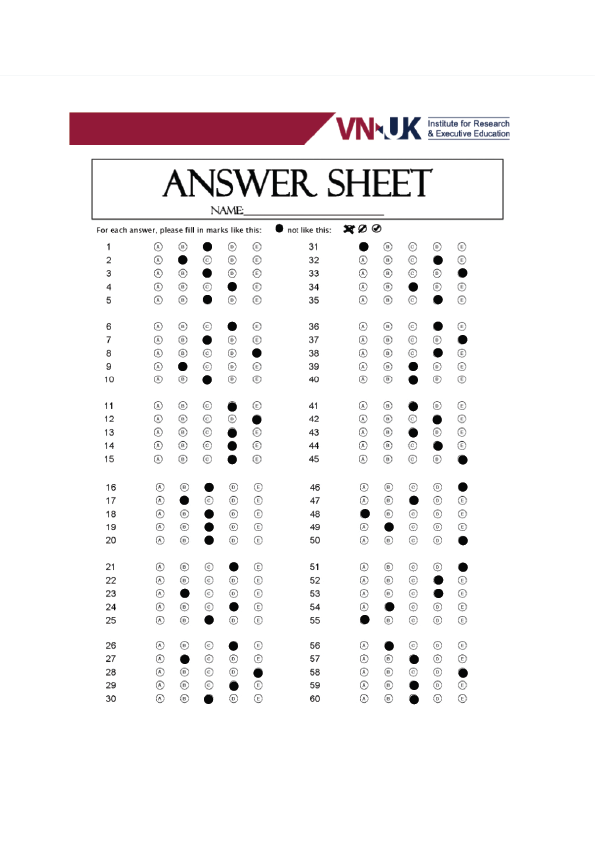
#> input picture DATA/20012311_Test10_3A.png, 596 x 842 px, found by its file name; its folder holds only this picture in this run
$ python CODE.py
#> lines starting #> are read from the running program, lines starting #| are printed output that depends on the picture; after the words box and inside, x2 and y2 are one past the last pixel; in counts of white or black regions, pixels touching at a corner belong together
import cv2
import pandas as pd
import glob
import numpy as np
import os.path
##################################
chars = ['A', 'B', 'C', 'D', 'E']
answer_per_question = 5
questions_per_part = 5
total_parts = 12
ques_each_side = 30
total_question = 60
width = 596
height = 842
#################################
# Import data
img_list = list()
student_data_list = list()
images = [os.path.basename(x) for x in glob.glob("-VNUK-Challenge_2_HAO_UY/DATA/*.png")]

for name in images:
  img = cv2.imread('-VNUK-Challenge_2_HAO_UY/DATA/'+ name)
#> img is the input picture: shape (842, 596, 3); mean B, G, R 244.8, 244.1, 246.2
  img = cv2.resize(img, (width, height))
  img_list.append(img)

  name = name.replace('.png', '').split('_')
  student = [name[0], name[1], name[2]]
  student_data_list.append(name)

################################

def show_images(titles, images, wait=True):
    for (title, image) in zip(titles, images):
        cv2.imshow(title, image)
    if wait:
        cv2.waitKey(0)
        cv2.destroyAllWindows()

def threshold_img(img):
  gray = cv2.cvtColor(img, cv2.COLOR_BGR2GRAY)
  _, thresh = cv2.threshold(gray, 250, 255, cv2.THRESH_BINARY_INV)
  return thresh

def crop_per_part(img,part):
  split = [0,161,241,321,401,478,558]
  if 0 < part < 7:
    img_crop = img[(split[part]):(split[part]+70),150:275]
    return img_crop
  elif 6 < part < 13:
    img_crop = img[(split[part-6]):(split[part-6]+70),350:475]
    return img_crop
  else:
    return img

def split_image(image):
    rows = np.vsplit(image,questions_per_part)
    boxes = []
    for row in rows:
        cols = np.hsplit(row, answer_per_question)
        for box in cols:
            boxes.append(box)
    return boxes

def check_answer(boxes):
  myPixelVal = np.zeros((questions_per_part, answer_per_question))
  countC = 0
  countR = 0
  for image in boxes:
    totalPixels = cv2.countNonZero(image)
    myPixelVal[countR][countC] = totalPixels
    countC += 1
    if (countC == answer_per_question):
      countR +=1
      countC = 0
  return myPixelVal

def find_index(myPixelVal):
  index = list()
  for x in range (0,questions_per_part):
    arr = myPixelVal[x]
    index_value = np.where(arr == np.amax(arr))
    index.append(index_value[0][0])
  return index

def grading(index,answer):
  grading = []
  for x in range (0,questions_per_part):
    if answer[x] == index[x]:
      grading.append(1)
    else:
      grading.append(0)
  return grading

def score_show(grading):
  score = (sum(grading)/total_question)*10
  score = "%.2f" % score
  return score

def get_answer(i):
  answer = cv2.imread('-VNUK-Challenge_2_HAO_UY/ANSWER/3A.png')
  answer_key = []
  x = 1
  while x < 13:
    image = crop_per_part(answer,x)
    thres = threshold_img(image)
    boxes = split_image (thres)
    pixel_value = check_answer(boxes)
    index = find_index(pixel_value)
    answer_key.append(index)
    x += 1
  return answer_key[i]

def test_graded(img_index):
  int(img_index)
  graded = []
  x = 1
  while x < 13:
    #Total_part
    answer_index = []
    image = crop_per_part(img_list[img_index],x)
    thres = threshold_img(image)
    boxes = split_image (thres)
    pixel_value = check_answer(boxes)
    index = find_index(pixel_value)
    answer_index.append(index)
    answer_key = get_answer(x-1)
    grade = grading(answer_index[0],answer_key)
    graded.append(grade)
    x +=1
  graded = np.concatenate(graded)
  score = score_show(graded)
  return score

def process_chars(index):
  char = []
  for x in range (0,questions_per_part):
    for y in range (0,questions_per_part):
      if index[x] == y:
        index[x] = chars[y]
  return index

########################################################################
# Ex2: Create CSV file:
df_info = pd.DataFrame(student_data_list, columns=['Student ID','Name','Test Code'])
df_info.to_csv('student_INFO.csv')
########################################################################
#Ex3: Generating the first 5 answers of one student:
def first_five():
  char = []
  answer_index = []
  thres = threshold_img(crop_per_part(img_list[0],1))
#> in threshold_img, `_, thresh = cv2.threshold(gray, 250, 255, cv2.THRESH_BINARY_INV)`:
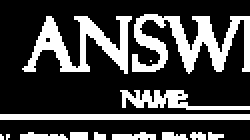
#> thresh: shape (70, 125) (shown 2 times larger); 27.7% white; 14 white regions (3 under 20 px), largest, box (x1, y1, x2, y2) and area: (66, 7, 125, 37) 822, (11, 8, 66, 37) 649, (0, 57, 125, 60) 375
  boxes = split_image (thres)
#> in split_image, `rows = np.vsplit(image,questions_per_part)`: rows = 5 items
#> the loop in split_image, `for row in rows:` made 5 passes
#> after the loop in split_image, `for row in rows:`: boxes = 25 items
  pixel_value = check_answer(boxes)
  index = find_index(pixel_value)
  answer_index.append(index)
  char.append(process_chars(answer_index[0]))
  # [5 lines of commented-out code are left out]
  print('The first 5 answers of the first student:')
  print(str(char))
first_five()
#> the loop in check_answer, `for image in boxes:` made 25 passes
#> totalPixels on passes 1 to 12: 16, 61, 65, 84, 81, 75, 167, 179, 177, 191, 37, 89
#> after the loop in check_answer, `for image in boxes:`: countC = 0; countR = 5; myPixelVal = [[16, 61, 65, 84, 81], [75, 167, 179, 177, 191], [37, 89, 94, 83, 73], [0, 0, 90, 144, 50], [132, 145, 141, 141, 108]]
#> in first_five, `pixel_value = check_answer(boxes)`: pixel_value has the same summary as myPixelVal in check_answer
#> the loop in find_index, `for x in range (0,questions_per_part):` made 5 passes
#> (arr, index_value) on passes 1 to 5: ([16, 61, 65, 84, 81], ([3],)), ([75, 167, 179, 177, 191], ([4],)), ([37, 89, 94, 83, 73], ([2],)), ([0, 0, 90, 144, 50], ([3],)), ([132, 145, 141, 141, 108], ([1],))
#> after the loop in find_index, `for x in range (0,questions_per_part):`: index = [3, 4, 2, 3, 1]
#> after the loop in process_chars, `for x in range (0,questions_per_part):`: index = ['D', 'E', 'C', 'D', 'B']
#| [['D', 'E', 'C', 'D', 'B']]
########################################################################
# Ex4: Generating all answers of one student:
def all_answer():
  char =[]
  x = 1
  while x < 13:
    answer_index = []
    thres = threshold_img(crop_per_part(img_list[0],x))
    boxes = split_image (thres)
    pixel_value = check_answer(boxes)
    index = find_index(pixel_value)
    answer_index.append(index)
    char.append(process_chars(answer_index[0]))
    x +=1

  print('All answers of the first student:')
  print(str(char))
all_answer()
#> the loop in all_answer, `while x < 13:` made 12 passes
#> index on passes 1 to 12: [3, 4, 2, 3, 1], [2, 1, 2, 3, 2], [3, 2, 4, 1, 2], [3, 4, 3, 3, 3], [2, 1, 2, 2, 2], [3, 1, 1, 3, 2], [1, 0, 1, 0, 0], [0, 3, 4, 2, 3], [3, 4, 3, 2, 2], [2, 3, 2, 3, 4], [4, 2, 0, 1, 4], [4, 3, 3, 1, 0]
#> after the loop in all_answer, `while x < 13:`:
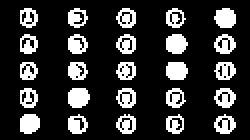
#> thres: shape (70, 125) (shown 2 times larger); 19.5% white; 25 white regions, largest, box (x1, y1, x2, y2) and area: (34, 44, 45, 54) 92, (107, 4, 118, 14) 88, (83, 17, 94, 27) 88
#> after the loop in all_answer, `while x < 13:`: char = 12 items, first 6: ['D', 'E', 'C', 'D', 'B'], ['C', 'B', 'C', 'D', 'C'], ['D', 'C', 'E', 'B', 'C'], ['D', 'E', 'D', 'D', 'D'], ['C', 'B', 'C', 'C', 'C'], ['D', 'B', 'B', 'D', 'C']; x = 13
#> (printed output is left out)

########################################################################
#Ex5: Generating grading.csv
def correct_questions():
  all_score = list()
  for i in range (0,len(img_list)):
    all_score.append(test_graded(i))
#> in test_graded, `boxes = split_image (thres)`: boxes = 25 items
#> in test_graded, `pixel_value = check_answer(boxes)`: pixel_value has the same summary as myPixelVal in check_answer
#> in test_graded, `index = find_index(pixel_value)`: index = [3, 4, 2, 3, 1]
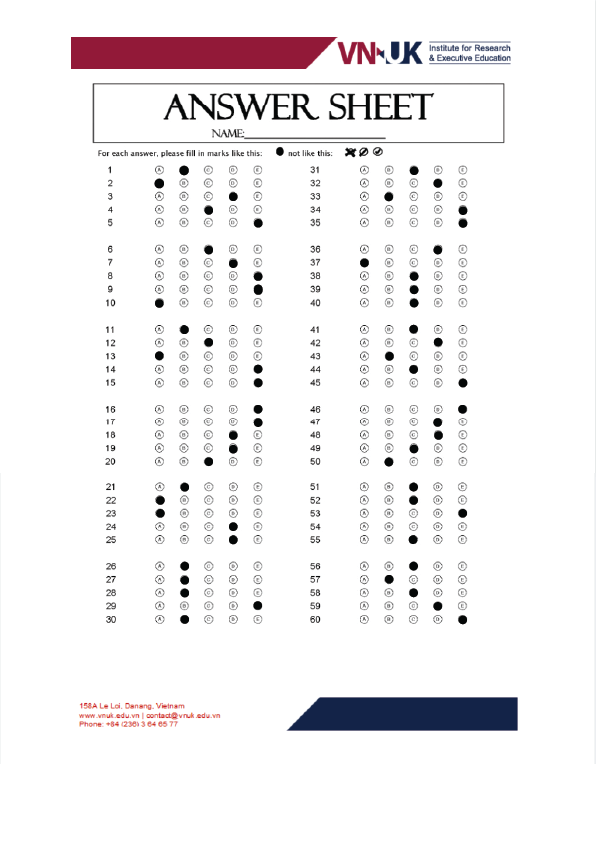
#> input picture ANSWER/3A.png, 596 x 842 px, found by its file name
#> in get_answer, answer is the input picture: shape (842, 596, 3); mean B, G, R 242.1, 241, 243
#> the loop in get_answer, `while x < 13:` made 12 passes
#> index on passes 1 to 12: [1, 0, 3, 2, 4], [2, 3, 4, 4, 0], [1, 2, 0, 4, 4], [4, 4, 3, 3, 2], [1, 0, 0, 3, 3], [1, 1, 1, 4, 1], [2, 3, 1, 4, 4], [3, 0, 2, 2, 2], [2, 3, 1, 2, 4], [4, 3, 3, 2, 1], [2, 2, 4, 1, 2], [2, 1, 2, 3, 4]
#> after the loop in get_answer, `while x < 13:`:
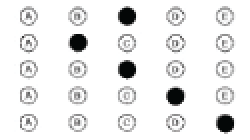
#> image: shape (70, 125, 3) (shown 2 times larger); mean B, G, R 236.7, 236.7, 236.6
#> after the loop in get_answer, `while x < 13:`:
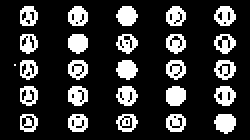
#> thres: shape (70, 125) (shown 2 times larger); 19.7% white; 26 white regions (1 under 20 px), largest, box (x1, y1, x2, y2) and area: (107, 57, 118, 67) 84, (83, 43, 93, 53) 83, (58, 3, 69, 13) 82
#> after the loop in get_answer, `while x < 13:`: answer_key = [[1, 0, 3, 2, 4], [2, 3, 4, 4, 0], [1, 2, 0, 4, 4], [4, 4, 3, 3, 2], [1, 0, 0, 3, 3], [1, 1, 1, 4, 1], [2, 3, 1, 4, 4], [3, 0, 2, 2, 2], [2, 3, 1, 2, 4], [4, 3, 3, 2, 1], [2, 2, 4, 1, 2], [2, 1, 2, 3, 4]]; x = 13
#> in test_graded, `answer_key = get_answer(x-1)`: answer_key = [1, 0, 3, 2, 4]
#> after the loop in grading, `for x in range (0,questions_per_part):`: grading = [0, 0, 0, 0, 0]
  return all_score

def grading_csv():
  correct = correct_questions()
  df_Score = pd.DataFrame({'Score':correct})
  df_ID = pd.DataFrame({'Student ID':df_info['Student ID']})
  frame = [df_ID,df_Score]
  grading = pd.concat(frame,axis=1)
  grading.to_csv('grading.csv')
grading_csv()
########################################################################
#Ex6: Summary which 3 questions are the most
def all_answer(img_index):
  x = 1
  answer_index = []
  int(img_index)
  while x < 13:
    image = crop_per_part(img_list[img_index],x)
    thres = threshold_img(image)
    boxes = split_image (thres)
    pixel_value = check_answer(boxes)
    index = find_index(pixel_value)
    answer_index.append(index)
    x +=1
  answer_index = np.concatenate(answer_index)
  return answer_index

def get_answer_all():
  answer = cv2.imread('-VNUK-Challenge_2_HAO_UY/ANSWER/3A.png')
  answer_key = []
  x = 1
  while x < 13:
    image = crop_per_part(answer,x)
    thres = threshold_img(image)
    boxes = split_image (thres)
    pixel_value = check_answer(boxes)
    index = find_index(pixel_value)
    answer_key.append(index)
    x += 1
  answer_key = np.concatenate(answer_key)
  return answer_key

answer_key = get_answer_all()
#> the loop in get_answer_all, `while x < 13:` made 12 passes
#> after the loop in get_answer_all, `while x < 13:`: answer_key = [[1, 0, 3, 2, 4], [2, 3, 4, 4, 0], [1, 2, 0, 4, 4], [4, 4, 3, 3, 2], [1, 0, 0, 3, 3], [1, 1, 1, 4, 1], [2, 3, 1, 4, 4], [3, 0, 2, 2, 2], [2, 3, 1, 2, 4], [4, 3, 3, 2, 1], [2, 2, 4, 1, 2], [2, 1, 2, 3, 4]]; x = 13
#> in get_answer_all, `answer_key = np.concatenate(answer_key)`: answer_key = 60 values, max 4 at index 4, min 0 at index 1, mean 2.27

def check_wrong(img_index):
  diff = list()
  for i in range (0,total_question):
    answer_index = all_answer(img_index)
    if answer_key[i] != answer_index[i]:
      diff.append(i)
  return diff

def print_diff():
  total_wrong = list()
  for i in range(0,len(img_list)):
    total_wrong.append(check_wrong(i))
  total_wrong = np.concatenate(total_wrong)
  (counts,unique) = np.unique(total_wrong, return_counts=True)
  diff = np.vstack((counts,unique)).T
  df_diff = pd.DataFrame(diff,columns=['Question','Student Wrong'])
  df_diff = pd.DataFrame.sort_values(df_diff,by='Student Wrong',ascending = False)
  print(df_diff.head(3))
print_diff()
#> the loop in print_diff, `for i in range(0,len(img_list)):` made 1 pass
#> pass 1, in crop_per_part (call 185), `img_crop = img[(split[part]):(split[part]+70),150:275]`:
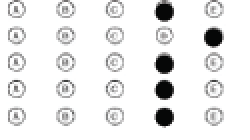
#> img_crop: shape (70, 125, 3) (shown 2 times larger); mean B, G, R 235.8, 235.7, 235.7
#|    Question  Student Wrong
#| 0         0              1
#| 1         1              1
#| 2         2              1
########################################################################
#Ex7: Generating the final result (pass/fail) of the class
def conv_ques():
  conv_correct_questions = [float(x) for x in correct_questions()]
  return conv_correct_questions
def final_result():
  all_result = list()
  correct = conv_ques()
  for i in range (0,len(img_list)):
    if correct[i]>8:
      all_result.append('Pass')
    else:
      all_result.append('Fail')
  return all_result

def result_csv():
  correct = correct_questions()
#> the loop in get_answer (call 13), `while x < 13:` made 12 passes
#> pass 3, in threshold_img (call 905), `_, thresh = cv2.threshold(gray, 250, 255, cv2.THRESH_BINARY_INV)`:
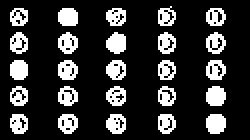
#> thresh: shape (70, 125) (shown 2 times larger); 19.9% white; 25 white regions, largest, box (x1, y1, x2, y2) and area: (103, 57, 113, 67) 85, (53, 16, 63, 27) 84, (103, 43, 113, 53) 83
  result = final_result()
#> the loop in final_result, `for i in range (0,len(img_list)):` made 1 pass
  df_Result = pd.DataFrame(result, columns=['Result'])
  df_Score = pd.DataFrame({'Score':correct})
  frame = [df_info, df_Score, df_Result]
  df_final = pd.concat(frame,axis=1)
  df_final.to_csv('Final Result.csv')
result_csv()
